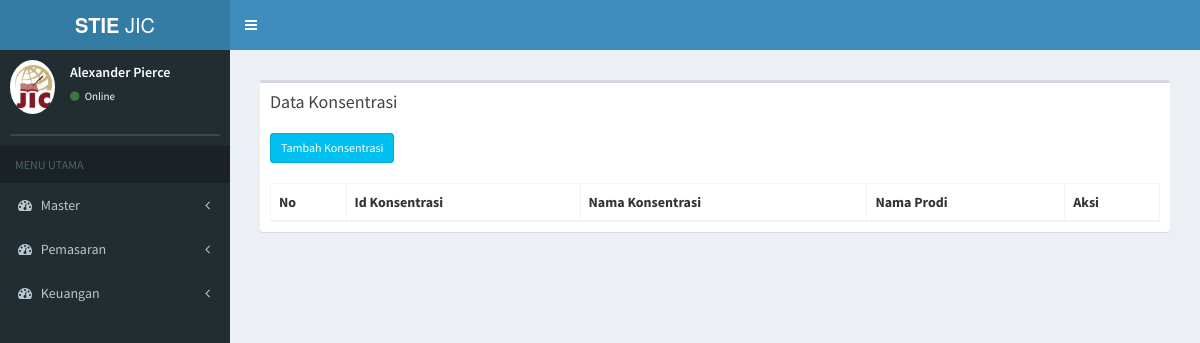
The app's page /index.php/master_konsentrasi, older data.
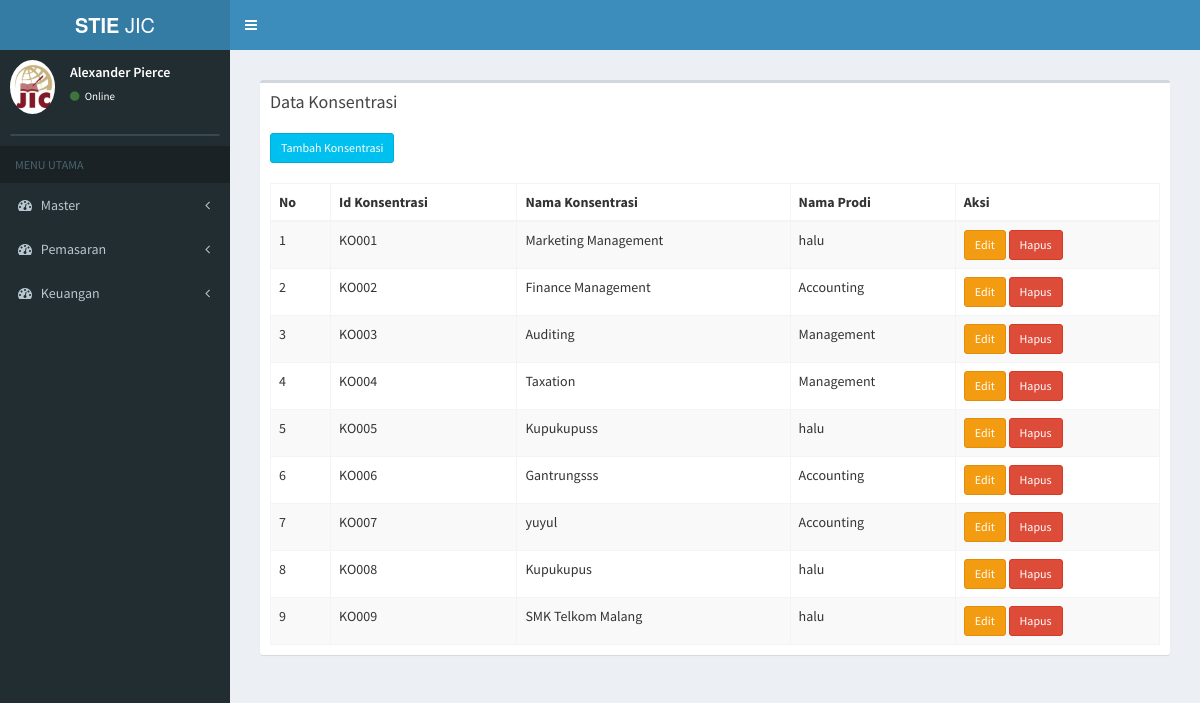
The same page, newer data.
### tables this page shows
CREATE TABLE `tb_konsentrasi` (
  `id_konsentrasi` varchar(6) NOT NULL,
  `nama_konsentrasi` varchar(20) NOT NULL,
  `id_prodi` varchar(6) NOT NULL
);

CREATE TABLE `tb_prodi` (
  `id_prodi` varchar(6) NOT NULL,
  `nama_prodi` varchar(20) NOT NULL,
  `ketua_prodi` varchar(50) NOT NULL
);

### application/controllers/master_konsentrasi.php (called while the page is built, shortened)
<?php
class Master_konsentrasi extends CI_Controller {
	public function __construct()
	{
		$this->load->model('prodi_model');
		$this->load->model('konsentrasi_model');
	}
	public function index(){
				$data['prodi'] = $this->prodi_model->data_prodi();
				$data['konsentrasi'] = $this->konsentrasi_model->data_konsentrasi();
				$data['main_view'] = 'Konsentrasi/master_konsentrasi_view';
				$this->load->view('template', $data);
	}
}

### index.php (called while the page is built, shortened)
<?php
require_once BASEPATH.'core/CodeIgniter.php';

### application/models/konsentrasi_model.php (called while the page is built, shortened)
<?php
class Konsentrasi_model extends CI_Model {
	public function data_konsentrasi(){
		$this->db->select('*');
		 $this->db->from('tb_konsentrasi');
		 $this->db->join('tb_prodi','tb_prodi.id_prodi=tb_konsentrasi.id_prodi');
		 $query = $this->db->get();
		 return $query->result();
	}
}

### application/views/Konsentrasi/master_konsentrasi_view.php (the view, shortened to what this page needs)
<section class="content">
      <div class="row">
        <div class="col-xs-12">
          <div class="box">
            <div class="box-header">
              <h3 class="box-title">Data Konsentrasi</h3>
            </div>
            <div class="box-body">
              <table id="example1" class="table table-bordered table-striped">
              <a href="<?php echo base_url() ?>master_konsentrasi/page_tambah_konsentrasi" class="btn btn-info btn-sm" > Tambah Konsentrasi</a> <br> <br>
                <thead>
                <tr>
                  <th>No</th>
                  <th>Id Konsentrasi</th>
                  <th>Nama Konsentrasi</th>
                  <th>Nama Prodi</th>
                  <th>Aksi</th>
                </tr>
                </thead>
                <tbody>
                <?php
                $no = 0;
                foreach ($konsentrasi as $data) {
                  echo '
                <tr>
                  <td>'.++$no.'</td>
                  <td>'.$data->id_konsentrasi.'
                  </td>
                  <td>'.$data->nama_konsentrasi.'</td>
                  <td>'.$data->nama_prodi.'</td>
                  <td>
                      <a href="'.base_url('master_konsentrasi/edit_konsentrasi/'.$data->id_konsentrasi).'" class="btn btn-warning btn-sm" >Edit </a>
                      <a href="'.base_url('master_konsentrasi/hapus_konsentrasi/'.$data->id_konsentrasi).'" class="btn btn-danger btn-sm">Hapus</a>
                  </td>
                </tr>
                ';
              }
              ?>
                </tbody>
              </table>
            </div>
          </div>
        </div>
      </div>
    </section>

Row changes from the older to the newer data that the page shows:
now on this page (row edited): tb_konsentrasi: id_konsentrasi "KO001", nama_konsentrasi "Marketing Management", id_prodi.nama_prodi "halu"
now on this page (row edited): tb_konsentrasi: id_konsentrasi "KO002", nama_konsentrasi "Finance Management", id_prodi.nama_prodi "Accounting"
now on this page (row edited): tb_konsentrasi: id_konsentrasi "KO003", nama_konsentrasi "Auditing", id_prodi.nama_prodi "Management"
now on this page (row edited): tb_konsentrasi: id_konsentrasi "KO004", nama_konsentrasi "Taxation", id_prodi.nama_prodi "Management"
now on this page (row edited): tb_konsentrasi: id_konsentrasi "KO005", nama_konsentrasi "Kupukupuss", id_prodi.nama_prodi "halu"
now on this page (row edited): tb_konsentrasi: id_konsentrasi "KO006", nama_konsentrasi "Gantrungsss", id_prodi.nama_prodi "Accounting"
now on this page (row edited): tb_konsentrasi: id_konsentrasi "KO007", nama_konsentrasi "yuyul", id_prodi.nama_prodi "Accounting"
added tb_konsentrasi: id_konsentrasi "KO008", nama_konsentrasi "Kupukupus", id_prodi.nama_prodi "halu"
added tb_konsentrasi: id_konsentrasi "KO009", nama_konsentrasi "SMK Telkom Malang", id_prodi.nama_prodi "halu"
